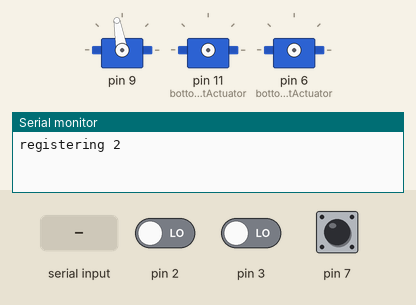
This sketch was run on a simulated Arduino Uno, built with avr-gcc and run on an emulated ATmega328P. On the bench: 3 × servo, the last lines printed to the serial monitor. The inputs (shaded band) are chosen by the test bench; at power-on: pin 7 HIGH, pin 2 LOW, pin 3 LOW.

Above: at 0.8 s.
0.9 s: pin 7 pulled LOW for 0.15 s
At 1.9 s:
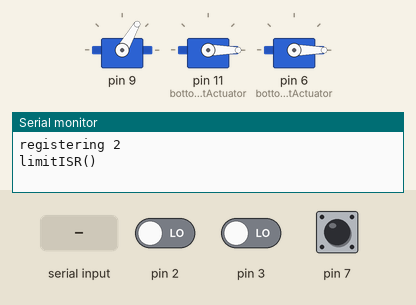
2.5 s: "8" received over Serial
At 3.2 s:
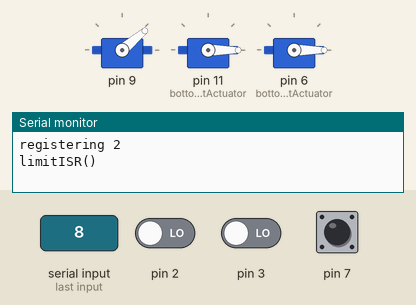
4.0 s: "2" received over Serial
At 4.4 s:
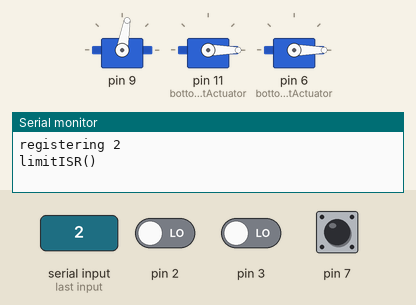
5.5 s: "e" received over Serial
At 6.7 s:
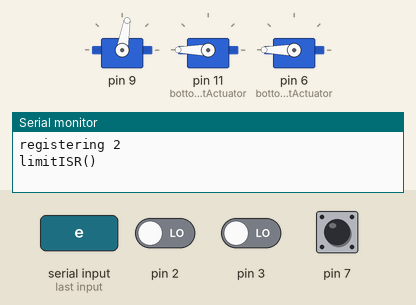
7.0 s: pin 7 pulled LOW for 1 s
At 8.0 s:
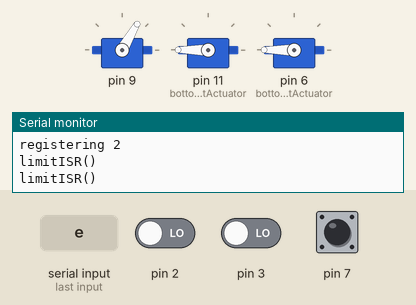
Timing chart, 0 to 10.0 s (numbered marks = the images above; inputs shaded):
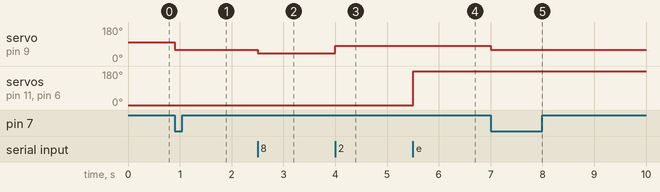

Measured:
- after the input at 0.9 s, servo on pin 9: 100° → 60° at once
- after the input at 2.5 s, servo on pin 9: 60° → 40° at once
- after the input at 4.0 s, servo on pin 9: 40° → 80° at once
- after the input at 5.5 s, servo on pin 11 (bottomLeftActuator), servo on pin 6 (bottomRightActuator): 0° → 180° at once
- after the input at 7.0 s, servo on pin 9: 80° → 60° at once

The sketch:

main.ino
```cpp
#include <PinChangeInterrupt.h>
#include <PinChangeInterruptBoards.h>
#include <PinChangeInterruptPins.h>
#include <PinChangeInterruptSettings.h>

#include <Interrupt.h>
#include <LinearActuator.h>
#include <Servo.h>

Servo bottomLeftActuator;
Servo bottomRightActuator;

LinearActuator topActuator(
  /*potAPin*/  2,
  /*potBPin*/  3,
  /*servoPin*/ 9,
  /*limitPin*/ 7,
  /*stopVal*/  70,
  /*rangeMax*/ 198 );

void setup() {
  Serial.begin(9600);
  topActuator.setup();
  bottomLeftActuator.attach(11);
  bottomRightActuator.attach(6);
  bottomLeftActuator.write(0);
  bottomRightActuator.write(0);

}

void loop() {

  if (Serial.available() > 0) {
    char input = Serial.read();
    if (input == '8')
      topActuator.setPotTarget(198);
    else if (input == '2' && digitalRead(7) != LOW)
      topActuator.setPotTarget(-10);
    else if (input == '5')
      topActuator.stop();
    else if (input == 'r') {
      topActuator.setPotTarget(0);
      bottomLeftActuator.write(0);
      bottomRightActuator.write(0);
    }
    else if (input == 'e') {
      bottomLeftActuator.write(180);
      bottomRightActuator.write(180);
    }
  }


  topActuator.spin();
  delay(100);
}
```
